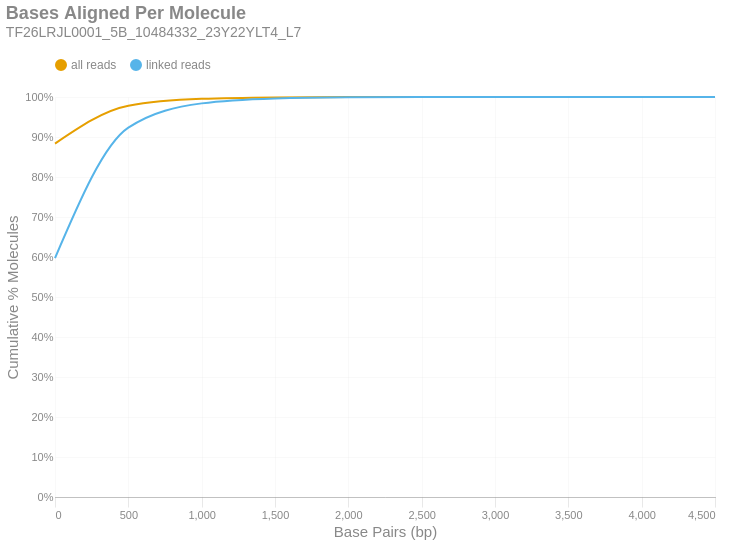

Notebook code for this chart:
### Markdown cell above
### Bases Aligned Per Molecule
This is a cumulative frequency distribution showing the number of base pairs aligned per unique molecule. These data are shown in 500 bp bins. There are two distributions: one with `all reads` (yellow) and another with only `linked reads` (blue). The percent of molecules in the `linked reads` distribution is relative to the total number of linked molecules.

### Code cell
if SKIPLR:
    print_html(f"Skipped")
else:
    binned_df = consolidated_hist(valids['aligned_bp'], mask, 500, True)
    with SafeRender(binned_df):
        (
            density_plot(binned_df, 'Bases Aligned Per Molecule', samplename, 'basesper')
            .encode(
                x=alt.X('bin:Q', title="Base Pairs (bp)").axis(tickMinStep=500).scale(padding=0),
                y=alt.Y('value:Q', title='Cumulative % Molecules')
                    .axis(format='%')
                    .scale(domain = [0,1])
                    .stack(False),
                color=alt.Color("key:N").scale(domain = ["all reads", "linked reads"]),
                tooltip = [
                    alt.Tooltip("key:N", title = "Data Type"),
                    alt.Tooltip("range_label:N", title="Bases Aligned Per Molecule"),
                    alt.Tooltip("value:Q", format = ".2%", title="% Molecules (Cum.)")
                ]
            )
        ).display()

### Figure 1 — Vega-Lite specification as saved in the notebook (floating-point values rounded to 4 significant figures)
{"width": "container", "height": 400, "config": {"title": {"anchor": "start", "dy": -15, "fontSize": 18, "color": "#888888", "subtitleColor": "#888888", "subtitleFontSize": 14}, "arc": {"fill": "#0072B2"}, "axis": {"domainColor": "#888888", "domainWidth": 0.5, "gridWidth": 0.2, "grid": false, "titleFontWeight": 400, "titleFontSize": 15, "labelFontSize": 11, "labelColor": "#888888", "tickColor": "#888888", "tickWidth": 0.2, "titleColor": "#888888"}, "axisBand": {"grid": false}, "axisX": {"grid": true, "tickSize": 10, "domainCap": "round"}, "axisY": {"domain": false, "grid": true, "tickSize": 0, "domainCap": "round"}, "background": "transparent", "header": {"labelFontSize": 15, "labelColor": "#888888", "titleFontSize": 15, "titleFontWeight": 600, "titleColor": "#888888"}, "legend": {"labelFont": "sans-serif", "labelFontSize": 12, "labelColor": "#888888", "symbolSize": 100, "symbolType": "circle", "titleFontSize": 12, "titlePadding": 10, "titleColor": "#888888", "title": null, "orient": "top"}, "range": {"category": ["#E69F00", "#56B4E9", "#009E73", "#F0E442", "#0072B2", "#D55E00", "#CC79A7", "#000000"], "diverging": ["#cfe8f3", "#a2d4ec", "#73bfe2", "#46abdb", "#1696d2", "#12719e"]}, "area": {"fill": "#0072B2", "fillOpacity": 0.7, "line": true, "strokeOpacity": 0.7}, "line": {"color": "#0072B2", "stroke": "#0072B2", "strokeWidth": 2}, "trail": {"color": "#0072B2", "stroke": "#0072B2", "strokeWidth": 0, "size": 1}, "point": {"filled": true, "fillOpacity": 1.0, "size": 95}, "text": {"color": "#888888", "fontSize": 11, "align": "right", "fontWeight": 400, "size": 11}, "bar": {"fill": "#0072B2", "stroke": null}, "view": {"stroke": null, "continuousWidth": 660, "continuousHeight": 400}}, "data": {"name": "data-0f3aa9830c43a6dd71bb73ede1cc945e"}, "mark": {"type": "line", "interpolate": "monotone", "point": {"opacity": 0, "size": 275}}, "encoding": {"color": {"field": "key", "scale": {"domain": ["all reads", "linked reads"]}, "type": "nominal"}, "tooltip": [{"field": "key", "title": "Data Type", "type": "nominal"}, {"field": "range_label", "title": "Bases Aligned Per Molecule", "type": "nominal"}, {"field": "value", "format": ".2%", "title": "% Molecules (Cum.)", "type": "quantitative"}], "x": {"axis": {"tickMinStep": 500}, "field": "bin", "scale": {"padding": 0}, "title": "Base Pairs (bp)", "type": "quantitative"}, "y": {"axis": {"format": "%"}, "field": "value", "scale": {"domain": [0, 1]}, "stack": false, "title": "Cumulative % Molecules", "type": "quantitative"}}, "params": [{"name": "param_c36ac31b6afebe62", "select": {"type": "point", "fields": ["key"]}, "bind": "legend"}], "title": {"text": "Bases Aligned Per Molecule", "subtitle": "TF26LRJL0001_5B_10484332_23Y22YLT4_L7"}, "transform": [{"fold": ["all reads (cumsum)", "linked reads (cumsum)"]}, {"calculate": "replace(datum.key, ' (cumsum)', '')", "as": "key"}, {"filter": {"param": "param_c36ac31b6afebe62"}}], "usermeta": {"embedOptions": {"downloadFileName": "TF26LRJL0001_5B_10484332_23Y22YLT4_L7.basesper"}}, "$schema": "https://vega.github.io/schema/vega-lite/v6.4.1.json", "datasets": {"data-0f3aa9830c43a6dd71bb73ede1cc945e": [{"bin": "0.0", "interval": "0.0-500.0", "all reads": 0.8836, "linked reads": 0.5972, "all reads (cumsum)": 0.8836, "linked reads (cumsum)": 0.5972, "range_label": "0-499"}, {"bin": "500.0", "interval": "500.0-1000.0", "all reads": 0.09459, "linked reads": 0.3261, "all reads (cumsum)": 0.9782, "linked reads (cumsum)": 0.9233, "range_label": "500-999"}, {"bin": "1000.0", "interval": "1000.0-1500.0", "all reads": 0.01731, "linked reads": 0.06076, "all reads (cumsum)": 0.9955, "linked reads (cumsum)": 0.984, "range_label": "1000-1499"}, {"bin": "1500.0", "interval": "1500.0-2000.0", "all reads": 0.003517, "linked reads": 0.01244, "all reads (cumsum)": 0.999, "linked reads (cumsum)": 0.9965, "range_label": "1500-1999"}, {"bin": "2000.0", "interval": "2000.0-2500.0", "all reads": 0.0008066, "linked reads": 0.002862, "all reads (cumsum)": 0.9998, "linked reads (cumsum)": 0.9994, "range_label": "2000-2499"}, {"bin": "2500.0", "interval": "2500.0-3000.0", "all reads": 0.0001454, "linked reads": 0.0005167, "all reads (cumsum)": 1.0, "linked reads (cumsum)": 0.9999, "range_label": "2500-2999"}, {"bin": "3000.0", "interval": "3000.0-3500.0", "all reads": 3.084e-05, "linked reads": 0.0001096, "all reads (cumsum)": 1.0, "linked reads (cumsum)": 1.0, "range_label": "3000-3499"}, {"bin": "3500.0", "interval": "3500.0-4000.0", "all reads": 3.965e-06, "linked reads": 1.409e-05, "all reads (cumsum)": 1.0, "linked reads (cumsum)": 1.0, "range_label": "3500-3999"}, {"bin": "4000.0", "interval": "4000.0-4500.0", "all reads": 2.203e-06, "linked reads": 7.828e-06, "all reads (cumsum)": 1.0, "linked reads (cumsum)": 1.0, "range_label": "4000-4499"}, {"bin": "4500.0", "interval": "4500.0-5000.0", "all reads": 4.405e-07, "linked reads": 1.566e-06, "all reads (cumsum)": 1.0, "linked reads (cumsum)": 1.0, "range_label": "4500-4999"}]}}
